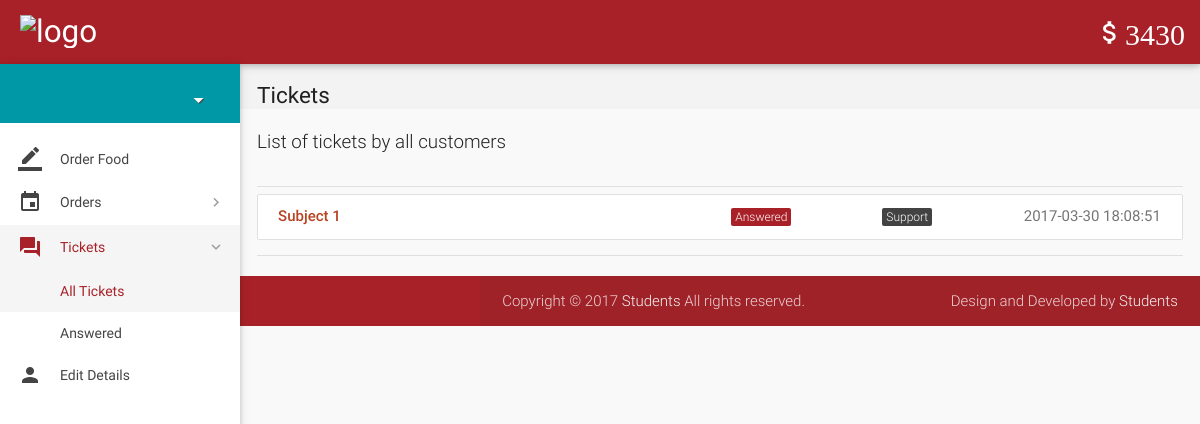
Screenshot of /Website/all-tickets.php (signed in) with the database file from the repository.
### tables this page shows
CREATE TABLE `wallet_details` (
  `id` int(11) NOT NULL,
  `wallet_id` int(11) NOT NULL,
  `number` varchar(16) NOT NULL,
  `cvv` int(3) NOT NULL,
  `balance` int(11) NOT NULL DEFAULT '2000'
);

CREATE TABLE `tickets` (
  `id` int(11) NOT NULL,
  `poster_id` int(11) NOT NULL,
  `subject` varchar(100) NOT NULL,
  `description` varchar(3000) NOT NULL,
  `status` varchar(8) NOT NULL DEFAULT 'Open',
  `type` varchar(30) NOT NULL DEFAULT 'Others',
  `date` datetime NOT NULL DEFAULT CURRENT_TIMESTAMP,
  `deleted` tinyint(4) NOT NULL DEFAULT '0'
);

### Website/includes/wallet.php (called while the page is built)
<?php
$user_id=$_SESSION['user_id'];
$sql = mysqli_query($con, "SELECT * FROM wallet where customer_id = $user_id");
while($row1 = mysqli_fetch_array($sql)){
$wallet_id = $row1['id'];
}
$sql = mysqli_query($con, "SELECT * FROM wallet_details where wallet_id = $wallet_id");
while($row1 = mysqli_fetch_array($sql)){
$balance = $row1['balance'];
}
?>

### Website/all-tickets.php (the view, shortened to what this page needs)
<?php
include 'includes/connect.php';
include 'includes/wallet.php';
	if($_SESSION['admin_sid']==session_id())
	{
		?>
<!DOCTYPE html>
<html lang="en">
<head>
  <link href="css/materialize.min.css" type="text/css" rel="stylesheet" media="screen,projection">
  <link href="css/style.min.css" type="text/css" rel="stylesheet" media="screen,projection">
  <link href="css/custom/custom.min.css" type="text/css" rel="stylesheet" media="screen,projection">
  <link href="js/plugins/perfect-scrollbar/perfect-scrollbar.css" type="text/css" rel="stylesheet" media="screen,projection">
  <link href="js/plugins/data-tables/css/jquery.dataTables.min.css" type="text/css" rel="stylesheet" media="screen,projection">
</head>
<body>
  <header id="header" class="page-topbar">
        <div class="navbar-fixed">
            <nav class="navbar-color">
                <div class="nav-wrapper">
                    <ul class="left">
                      <li><h1 class="logo-wrapper"><a href="index.php" class="brand-logo darken-1"><img src="images/materialize-logo.png" alt="logo"></a> <span class="logo-text">Logo</span></h1></li>
                    </ul>
                    <ul class="right hide-on-med-and-down">
                        <li><a href="#" class="waves-effect waves-block waves-light"><i class="mdi-editor-attach-money"><?php echo $balance;?></i></a>
                        </li>
                    </ul>
                </div>
            </nav>
        </div>
  </header>
  <div id="main">
    <div class="wrapper">
      <aside id="left-sidebar-nav">
        <ul id="slide-out" class="side-nav fixed leftside-navigation">
            <li class="user-details cyan darken-2">
            <div class="row">
                <div class="col col s4 m4 l4">
                </div>
                <div class="col col s8 m8 l8">
                    <a class="btn-flat dropdown-button waves-effect waves-light white-text profile-btn" href="#" data-activates="profile-dropdown"><?php echo $name;?> <i class="mdi-navigation-arrow-drop-down right"></i></a>
                </div>
            </div>
            </li>
            <li class="bold"><a href="index.php" class="waves-effect waves-cyan"><i class="mdi-editor-border-color"></i> Order Food</a>
            </li>
                <li class="no-padding">
                    <ul class="collapsible collapsible-accordion">
                        <li class="bold"><a class="collapsible-header waves-effect waves-cyan"><i class="mdi-editor-insert-invitation"></i> Orders</a>
                        </li>
                    </ul>
                </li>
                <li class="no-padding">
                    <ul class="collapsible collapsible-accordion">
                        <li class="bold"><a class="collapsible-header waves-effect waves-cyan active"><i class="mdi-action-question-answer"></i> Tickets</a>
                            <div class="collapsible-body">
                                <ul>
								<li class="<?php
								if(!isset($_GET['status'])){
										echo 'active';
									}?>
									"><a href="all-tickets.php">All Tickets</a>
                                </li>
								<?php
									$sql = mysqli_query($con, "SELECT DISTINCT status FROM tickets;");
									while($row = mysqli_fetch_array($sql)){
                                    echo '<li class='.(isset($_GET['status'])?($status == $_GET['status'] ? 'active' : ''): '').'><a href="all-tickets.php?status='.$row['status'].'">'.$row['status'].'</a>
                                    </li>';
									}
									?>
                                </ul>
                            </div>
                        </li>
                    </ul>
                </li>
            <li class="bold"><a href="details.php" class="waves-effect waves-cyan"><i class="mdi-social-person"></i> Edit Details</a>
            </li>
        </ul>
        </aside>
      <section id="content">
        <div id="breadcrumbs-wrapper">
          <div class="container">
            <div class="row">
              <div class="col s12 m12 l12">
                <h5 class="breadcrumbs-title">Tickets</h5>
              </div>
            </div>
          </div>
        </div>
        <div class="container">
          <p class="caption">List of tickets by all customers</p>
          <div class="divider"></div>
									<div id="work-collections">
									<ul id="projects-collection" class="collection">
								<?php
									if(isset($_GET['status'])){
										$status = $_GET['status'];
									}
									else{
										$status = '%';
									}
									$sql = mysqli_query($con, "SELECT * FROM tickets WHERE status LIKE '$status';");
									while($row = mysqli_fetch_array($sql)){
									echo'<a href="view-ticket-admin.php?id='.$row['id'].'"class="collection-item">
                                        <div class="row">
                                            <div class="col s6">
                                                <p class="collections-title">'.$row['subject'].'</p>
                                            </div>
                                            <div class="col s2">
                                            <span class="task-cat cyan">'.$row['status'].'</span></div>
                                            <div class="col s2">
                                            <span class="task-cat grey darken-3">'.$row['type'].'</span></div>
                                            <div class="col s2">
                                            <span class="badge">'.$row['date'].'</span></div>
                                        </div>
                                    </a>';
									}
									?>
									</ul>
									</div>
            <div class="divider"></div>
          </div>
    </div>
  <footer class="page-footer">
    <div class="footer-copyright">
      <div class="container">
        <span>Copyright © 2017 <a class="grey-text text-lighten-4" href="#" target="_blank">Students</a> All rights reserved.</span>
        <span class="right"> Design and Developed by <a class="grey-text text-lighten-4" href="#">Students</a></span>
        </div>
    </div>
  </footer>
</body>
</html>
<?php
	}
?>

### rows the page displays
wallet_details: balance "3430"
tickets: subject "Subject 1", status "Answered", type "Support", date "2017-03-30 18:08:51"

### other values shown
$row['status'] "Answered"
